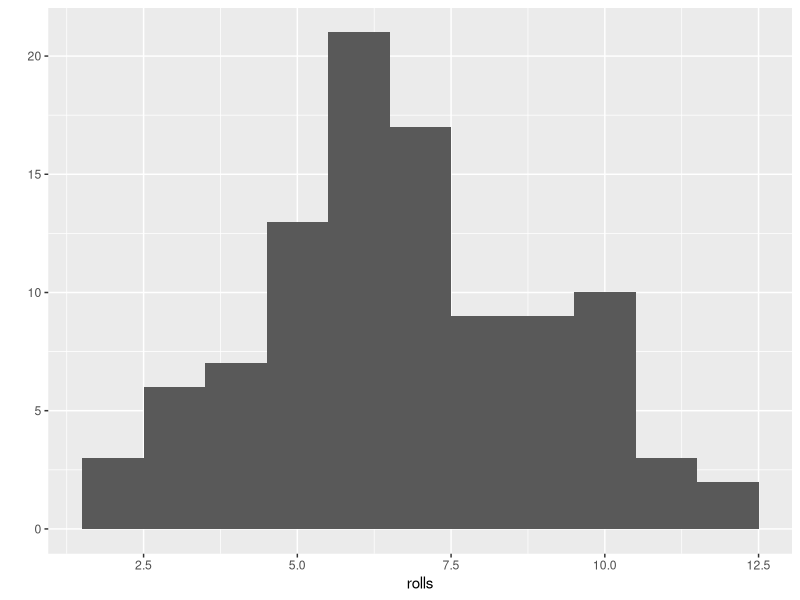
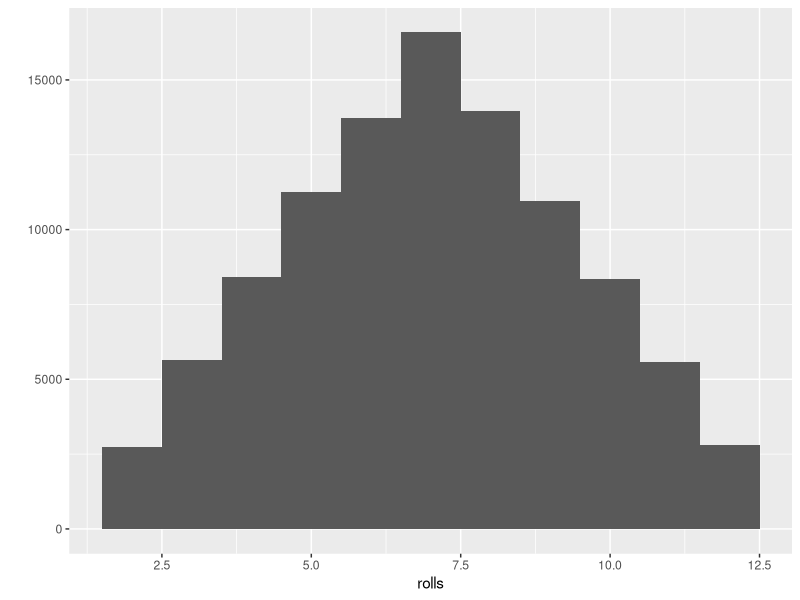

The R source for these figures, in order:
## ---- chunk 1
library(ggplot2)
## ---- chunk 2
roll2 <- function(bones = 1:6) {
  dice = sample(bones, size = 2, replace = TRUE)
  sum(dice)
}
## ---- chunk 3
rolls = replicate(n = 100, roll2())
## ---- chunk 4
head(rolls)
length(rolls)
mean(rolls)
summary(rolls)
## ---- chunk 5
qplot(rolls, binwidth=1)
## ---- chunk 6
rolls = replicate(n = 100000, roll2())
qplot(rolls, binwidth=1)
